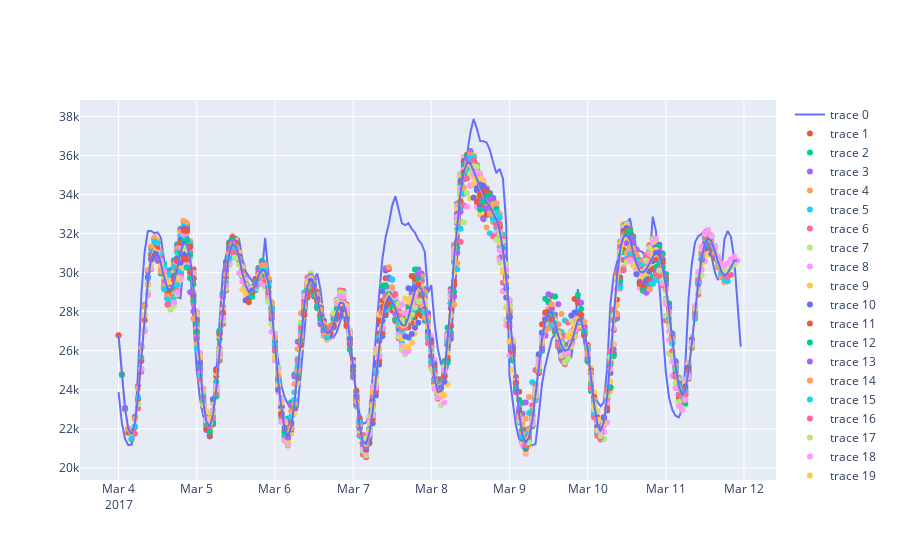

Source (notebook cell):
### Code cell
fig = go.Figure()
df_pred =pd.DataFrame(index=y_test_filtered2.index)
fig.add_trace(go.Scatter(x = y_test_filtered2.index,y=y_test_filtered2[feature]))
for i in range(len(data_x_test)):
    case_test = data_x_test[i].reshape((1,data_x_test[0].shape[0], data_x_test[0].shape[1]))
    Y_test_predictions = pd.Series(model_best_MS_LSTM.predict(case_test).flatten(),index=pd.date_range(start=idx_test[i],freq='h',periods=24))
    df_pred[f'pred_{i}'] = Y_test_predictions
    fig.add_trace(go.Scatter(x = Y_test_predictions.index,y=Y_test_predictions,mode='markers'))

df_pred['mean'] = df_pred.mean(axis=1)
df_pred['median'] = df_pred.median(axis=1)
fig.add_trace(go.Scatter(x = y_test_filtered2.index,y=df_pred['mean']))
fig.add_trace(go.Scatter(x = y_test_filtered2.index,y=df_pred['median']))
fig.show()
eval_df2  =create_eval_df(df_pred['mean'],y_test_filtered2)
